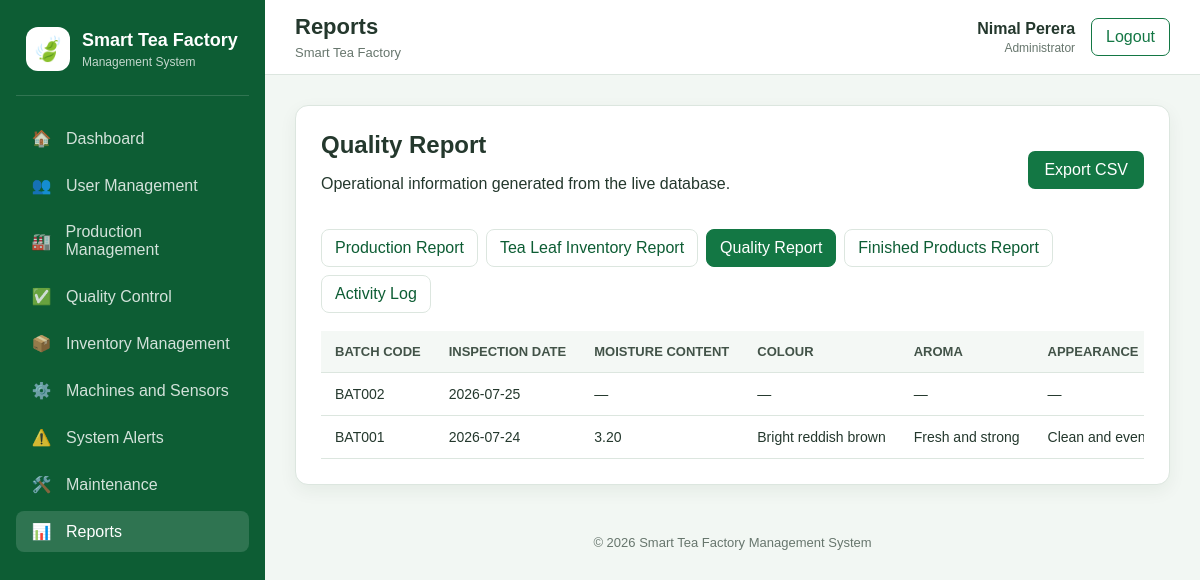
Page /public/reports.php?report=quality (signed in) on the committed database.
### tables this page shows
CREATE TABLE users (
    user_id INT UNSIGNED AUTO_INCREMENT,
    user_code VARCHAR(10) NOT NULL,
    username VARCHAR(50) NOT NULL,
    password_hash VARCHAR(255) NOT NULL,
    full_name VARCHAR(100) NOT NULL,

    role ENUM(
        'Administrator',
        'Production Manager',
        'Quality Officer',
        'Machine Operator',
        'Store Keeper'
    ) NOT NULL,

    email VARCHAR(100),
    phone VARCHAR(20),

    account_status ENUM(
        'Active',
        'Inactive'
    ) NOT NULL DEFAULT 'Active',

    last_login_at DATETIME NULL,

    created_at TIMESTAMP NOT NULL DEFAULT CURRENT_TIMESTAMP,

    updated_at TIMESTAMP NOT NULL
        DEFAULT CURRENT_TIMESTAMP
        ON UPDATE CURRENT_TIMESTAMP,

    CONSTRAINT pk_users
        PRIMARY KEY (user_id),

    CONSTRAINT uq_users_user_code
        UNIQUE (user_code),

    CONSTRAINT uq_users_username
        UNIQUE (username),

    CONSTRAINT uq_users_email
        UNIQUE (email)
);

CREATE TABLE quality_control (
    quality_id INT UNSIGNED AUTO_INCREMENT,

    batch_id INT UNSIGNED NOT NULL,

    inspected_by INT UNSIGNED NOT NULL,

    inspection_date DATE NOT NULL,

    moisture_content DECIMAL(5,2),

    colour VARCHAR(50),

    aroma VARCHAR(50),

    appearance VARCHAR(50),

    quality_status ENUM(
        'Passed',
        'Failed',
        'Pending'
    ) NOT NULL DEFAULT 'Pending',

    remarks VARCHAR(255),

    created_at TIMESTAMP NOT NULL DEFAULT CURRENT_TIMESTAMP,

    updated_at TIMESTAMP NOT NULL
        DEFAULT CURRENT_TIMESTAMP
        ON UPDATE CURRENT_TIMESTAMP,

    CONSTRAINT pk_quality_control
        PRIMARY KEY (quality_id),

    CONSTRAINT fk_quality_batch
        FOREIGN KEY (batch_id)
        REFERENCES production_batch(batch_id)
        ON UPDATE CASCADE
        ON DELETE RESTRICT,

    CONSTRAINT fk_quality_user
        FOREIGN KEY (inspected_by)
        REFERENCES users(user_id)
        ON UPDATE CASCADE
        ON DELETE RESTRICT,

    CONSTRAINT chk_moisture_content
        CHECK (
            moisture_content IS NULL
            OR moisture_content >= 0
        )
);

CREATE TABLE production_batch (
    batch_id INT UNSIGNED AUTO_INCREMENT,
    batch_code VARCHAR(10) NOT NULL,
    created_by INT UNSIGNED NOT NULL,

    production_date DATE NOT NULL,
    total_leaf_weight DECIMAL(10,2) NOT NULL,
    expected_output DECIMAL(10,2),

    batch_status ENUM(
        'Planned',
        'In Progress',
        'Completed',
        'Cancelled'
    ) NOT NULL DEFAULT 'Planned',

    remarks VARCHAR(255),

    created_at TIMESTAMP NOT NULL DEFAULT CURRENT_TIMESTAMP,

    updated_at TIMESTAMP NOT NULL
        DEFAULT CURRENT_TIMESTAMP
        ON UPDATE CURRENT_TIMESTAMP,

    CONSTRAINT pk_production_batch
        PRIMARY KEY (batch_id),

    CONSTRAINT uq_production_batch_code
        UNIQUE (batch_code),

    CONSTRAINT fk_production_batch_user
        FOREIGN KEY (created_by)
        REFERENCES users(user_id)
        ON UPDATE CASCADE
        ON DELETE RESTRICT,

    CONSTRAINT chk_production_batch_leaf_weight
        CHECK (total_leaf_weight > 0),

    CONSTRAINT chk_production_batch_expected_output
        CHECK (
            expected_output IS NULL
            OR expected_output >= 0
        )
);

### src/auth.php (called while the page is built, shortened)
<?php
function currentUser(): ?array
{
    return $_SESSION['user'] ?? null;
}
function requireLogin(): void
{
    try {
        $pdo = getDatabaseConnection();
        $statement = $pdo->prepare(
            "SELECT
                user_id,
                user_code,
                username,
                full_name,
                role,
                account_status
             FROM users
             WHERE user_id = :user_id"
        );
        $statement->execute([
            'user_id' => $_SESSION['user']['user_id']
        ]);
    } catch (Throwable $exception) {
        error_log(
            'Session user verification error: ' .
            $exception->getMessage()
        );
        http_response_code(500);
        exit(
            'The system could not verify your account. ' .
            'Please try again later.'
        );
    }
}

### src/permissions.php (called while the page is built, shortened)
<?php
require_once __DIR__ . '/auth.php';
function can(string $permission): bool
{
    $user = currentUser();
    $allowedRoles = PERMISSION_ROLES[$permission] ?? [];
    return in_array(
        $user['role'],
        $allowedRoles,
        true
    );
}
function requirePermission(string $permission): void
{
    requireLogin();
}

### public/reports.php (the view, shortened to what this page needs)
<?php
require_once __DIR__ . '/../src/permissions.php';
requirePermission('view_reports');
$pdo = getDatabaseConnection();
$reportDefinitions = [
    'production' => [
        'title' => 'Production Report',
        'sql' => "SELECT batch_code, production_date, total_leaf_weight, expected_output, batch_status, created_by_name
                  FROM vw_production_batch_details ORDER BY production_date DESC",
    ],
    'inventory' => [
        'title' => 'Tea Leaf Inventory Report',
        'sql' => "SELECT tea_leaf_code, leaf_type, quality_grade, current_stock, unit, stock_status, supplier_name
                  FROM vw_tea_leaf_inventory_details ORDER BY stock_status, tea_leaf_code",
    ],
    'quality' => [
        'title' => 'Quality Report',
        'sql' => "SELECT pb.batch_code, qc.inspection_date, qc.moisture_content, qc.colour, qc.aroma,
                         qc.appearance, qc.quality_status, u.full_name AS inspected_by
                  FROM quality_control qc JOIN production_batch pb ON pb.batch_id=qc.batch_id
                  JOIN users u ON u.user_id=qc.inspected_by ORDER BY qc.inspection_date DESC",
    ],
    'finished' => [
        'title' => 'Finished Products Report',
        'sql' => "SELECT product_code, product_name, tea_grade, batch_code, quantity, manufacture_date,
                         expiry_date, warehouse_location, stock_status
                  FROM vw_finished_product_inventory ORDER BY manufacture_date DESC",
    ],
];
$reportKey = (string) ($_GET['report'] ?? 'production');
$definition = $reportDefinitions[$reportKey];
$rows = $pdo->query($definition['sql'])->fetchAll();
$pageTitle = 'Reports';
$currentModule = 'reports';
require_once __DIR__ . '/../templates/header.php';
?>
<section class="card">
    <div class="page-actions">
        <div><h2><?= htmlspecialchars($definition['title']) ?></h2><p>Operational information generated from the live database.</p></div>
        <a class="button" href="<?= BASE_URL ?>/reports.php?report=<?= urlencode($reportKey) ?>&export=csv">Export CSV</a>
    </div>
    <div class="filter-links">
        <?php foreach ($reportDefinitions as $key => $report): ?>
            <a class="<?= $key === $reportKey ? 'active' : '' ?>" href="<?= BASE_URL ?>/reports.php?report=<?= urlencode($key) ?>"><?= htmlspecialchars($report['title']) ?></a>
        <?php endforeach; ?>
        <?php if (can('manage_users')): ?><a href="<?= BASE_URL ?>/activity.php">Activity Log</a><?php endif; ?>
    </div>
    <div class="table-container"><table class="data-table">
        <?php if ($rows !== []): ?>
            <thead><tr><?php foreach (array_keys($rows[0]) as $column): ?><th><?= htmlspecialchars(ucwords(str_replace('_', ' ', $column))) ?></th><?php endforeach; ?></tr></thead>
        <?php endif; ?>
        <tbody>
        <?php foreach ($rows as $row): ?><tr><?php foreach ($row as $value): ?><td><?= htmlspecialchars((string) ($value ?? '—')) ?></td><?php endforeach; ?></tr><?php endforeach; ?>
        </tbody>
    </table></div>
</section>
<?php require_once __DIR__ . '/../templates/footer.php'; ?>

### templates/header.php (shortened to what this page needs)
<?php
require_once __DIR__ . '/../src/permissions.php';
$pageTitle = $pageTitle ?? 'Dashboard';
$currentModule = $currentModule ?? 'dashboard';
$user = currentUser();
?>
<!DOCTYPE html>
<html lang="en">
<head>
    <link
        rel="stylesheet"
        href="<?= BASE_URL ?>/assets/css/app.css"
    >
</head>
<body>
<div class="app-shell">
    <aside class="sidebar">
        <div class="brand">
            <div class="brand-icon">🍃</div>
            <div>
                <h1>Smart Tea Factory</h1>
                <p>Management System</p>
            </div>
        </div>
        <nav class="sidebar-nav">
            <a
                class="nav-link
                    <?= $currentModule === 'dashboard'
                        ? 'active'
                        : '' ?>"
                href="<?= BASE_URL ?>/dashboard.php"
            >
                <span class="nav-icon">🏠</span>
                Dashboard
            </a>
            <?php foreach (SYSTEM_MODULES as $key => $module): ?>
                <?php if (can($module['permission'])): ?>
                    <a
                        class="nav-link
                            <?= $currentModule === $key
                                ? 'active'
                                : '' ?>"
                        href="<?= BASE_URL . ($module['path'] ?? '/module.php?name=' . urlencode($key)) ?>"
                    >
                        <span class="nav-icon">
                            <?= $module['icon'] ?>
                        </span>
                        <?= htmlspecialchars($module['title']) ?>
                    </a>
                <?php endif; ?>
            <?php endforeach; ?>
        </nav>
    </aside>
    <div class="main-area">
        <header class="topbar">
            <div class="topbar-title">
                <h2><?= htmlspecialchars($pageTitle) ?></h2>
                <p><?= APP_NAME ?></p>
            </div>
            <div class="user-area">
                <div class="user-information">
                    <strong>
                        <?= htmlspecialchars($user['full_name']) ?>
                    </strong>
                    <span>
                        <?= htmlspecialchars($user['role']) ?>
                    </span>
                </div>
                <form
                    action="<?= BASE_URL ?>/logout.php"
                    method="POST"
                >
                    <button
                        type="submit"
                        class="logout-button"
                    >
                        Logout
                    </button>
                </form>
            </div>
        </header>
        <main class="page-content">

### public/assets/css/app.css (style rules this page uses)
* { box-sizing: border-box; }
:root { --primary: #137744; --primary-dark: #0d5d34; --primary-light: #dff2e5; --background: #f2f7f3; --surface: #ffffff; --text: #24382d; --muted: #67766d; --border: #dce6df; --danger: #c92a34; --warning: #b26a00; --success: #137744; --sidebar-width: 265px; }
body { margin: 0; font-family: Arial, sans-serif; background: var(--background); color: var(--text); }
button, input, select, textarea { font: inherit; }
.app-shell { min-height: 100vh; display: grid; grid-template-columns: var(--sidebar-width) 1fr; }
.sidebar { height: 100vh; position: sticky; top: 0; display: flex; flex-direction: column; padding: 22px 16px; background: var(--primary-dark); color: white; overflow-y: auto; }
.brand { display: flex; align-items: center; gap: 12px; padding: 5px 10px 24px; border-bottom: 1px solid rgba(255, 255, 255, 0.15); }
.brand-icon { width: 44px; height: 44px; display: grid; place-items: center; border-radius: 12px; background: white; font-size: 24px; }
.brand h1 { margin: 0; font-size: 18px; }
.brand p { margin: 4px 0 0; font-size: 12px; opacity: 0.75; }
.sidebar-nav { display: flex; flex-direction: column; gap: 6px; margin-top: 22px; }
.nav-link { display: flex; align-items: center; gap: 12px; padding: 11px 13px; border-radius: 8px; color: rgba(255, 255, 255, 0.82); text-decoration: none; }
.nav-link:hover, .nav-link.active { background: rgba(255, 255, 255, 0.14); color: white; }
.nav-icon { width: 25px; text-align: center; }
.main-area { min-width: 0; }
.topbar { min-height: 74px; display: flex; justify-content: space-between; align-items: center; gap: 20px; padding: 14px 30px; background: white; border-bottom: 1px solid var(--border); }
.topbar-title h2 { margin: 0; font-size: 22px; }
.topbar-title p { margin: 5px 0 0; color: var(--muted); font-size: 13px; }
.user-area { display: flex; align-items: center; gap: 16px; }
.user-information { text-align: right; }
.user-information strong, .user-information span { display: block; }
.user-information span { margin-top: 3px; color: var(--muted); font-size: 12px; }
.logout-button { padding: 9px 14px; border: 1px solid var(--primary); border-radius: 7px; background: white; color: var(--primary); cursor: pointer; }
.page-content { padding: 30px; }
.card { padding: 25px; border: 1px solid var(--border); border-radius: 13px; background: white; box-shadow: 0 6px 18px rgba(0, 50, 25, 0.06); }
.page-actions { display: flex; justify-content: space-between; align-items: center; gap: 15px; margin-bottom: 20px; }
.page-actions h2 { margin: 0; }
.button { display: inline-block; padding: 10px 16px; border: none; border-radius: 7px; background: var(--primary); color: white; text-decoration: none; cursor: pointer; }
.table-container { width: 100%; overflow-x: auto; }
.data-table { width: 100%; border-collapse: collapse; white-space: nowrap; }
.data-table th, .data-table td { padding: 13px 14px; border-bottom: 1px solid var(--border); text-align: left; font-size: 14px; }
.data-table th { background: #f4f8f5; color: #425348; font-size: 13px; text-transform: uppercase; }
.subnav, .filter-links { display: flex; flex-wrap: wrap; gap: 8px; margin-bottom: 18px; }
.subnav a, .filter-links a { padding: 9px 13px; border: 1px solid var(--border); border-radius: 8px; background: white; color: var(--primary-dark); text-decoration: none; }
.subnav a.active, .filter-links a.active { border-color: var(--primary); background: var(--primary); color: white; }

### rows in the picture
users: full_name "Nimal Perera", role "Administrator"
quality_control: batch.batch_code "BAT002", inspection_date "2026-07-25", value "—"
quality_control: batch.batch_code "BAT001", inspection_date "2026-07-24", moisture_content "3.20", colour "Bright reddish brown", aroma "Fresh and strong", appearance "Clean and…"

### other values in the picture
$module['icon'] "👥"
$module['title'] "User Management"
$module['icon'] "🏭"
$module['title'] "Production Management"
$module['icon'] "✅"
$module['title'] "Quality Control"
$module['icon'] "📦"
$module['title'] "Inventory Management"
$module['icon'] "⚙️"
$module['title'] "Machines and Sensors"
$module['icon'] "⚠️"
$module['title'] "System Alerts"
$module['icon'] "🛠️"
$module['title'] "Maintenance"
$module['icon'] "📊"
